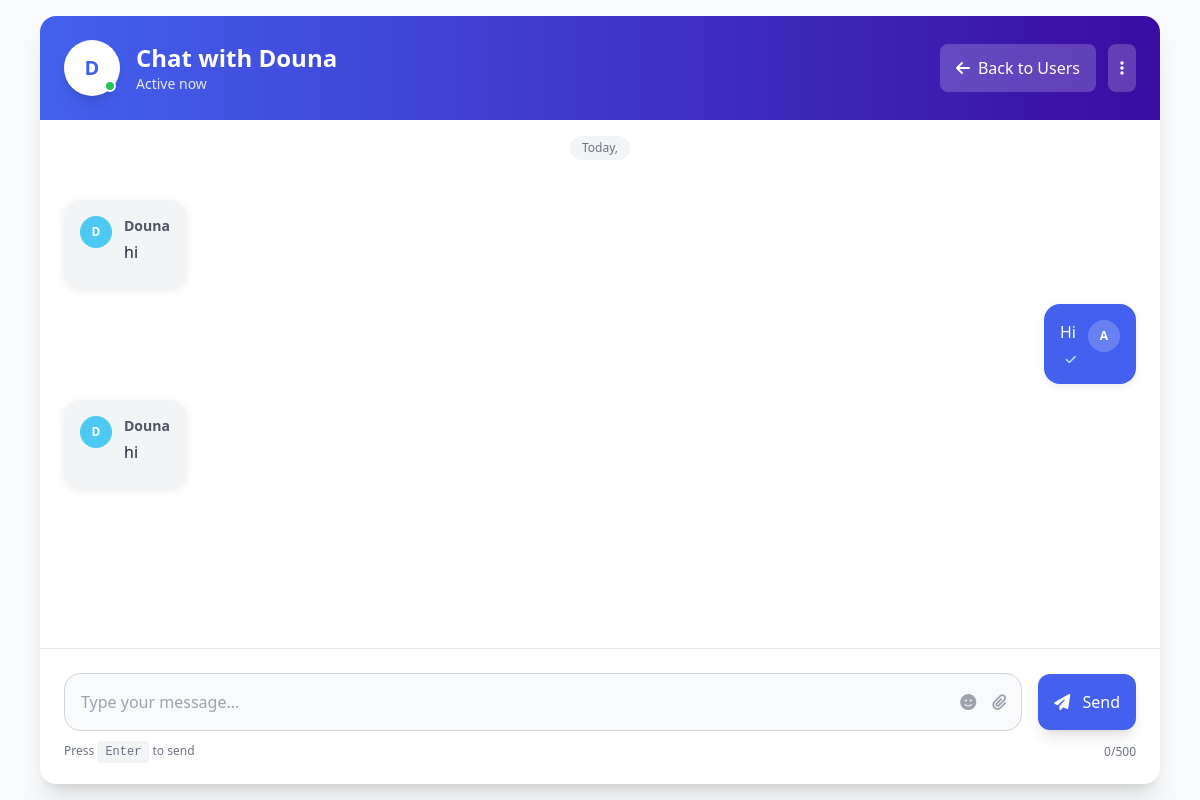
The app's page /chat/3/ (signed in) with its own data.
### chat/models.py (models this page shows, shortened)
class Message(models.Model):
    room = models.ForeignKey(ChatRoom, on_delete=models.CASCADE, related_name='messages')
    sender = models.ForeignKey(User, on_delete=models.CASCADE)
    text = models.TextField()
    created_at = models.DateTimeField(auto_now_add=True)

### chat/views.py (the view, shortened to what this page needs)
# urls.py: path('<int:user_id>/', views.chat_view, name='chat'),
@login_required(login_url='/accounts/login/')
def chat_view(request, user_id):
    other_user = get_object_or_404(User, id=user_id)
    room = get_or_create_room(request.user, other_user)
    messages = room.messages.order_by("created_at")
    return render(request, "chat/chat.html", {
    "room": room,
    "messages": messages,
    "other_user": other_user
})

### chat/utils.py (called while the page is built)
def get_or_create_room(user1, user2):
    if user1.id > user2.id:
        user1, user2 = user2, user1
    room, created = ChatRoom.objects.get_or_create(
        user1=user1,
        user2=user2
    )
    return room

### chat/templates/chat/chat.html (shortened to what this page needs)
<!DOCTYPE html>
<html lang="en">
<head>
    <script src="https://cdn.tailwindcss.com"></script>
    <link rel="stylesheet" href="https://cdnjs.cloudflare.com/ajax/libs/font-awesome/6.4.0/css/all.min.css">
</head>
<body class="bg-gray-50 min-h-screen">
    <div class="max-w-6xl mx-auto p-4 h-screen">
        <div class="bg-white rounded-2xl shadow-xl h-full flex flex-col overflow-hidden">
            <div class="bg-gradient-to-r from-primary to-secondary p-6">
                <div class="flex items-center justify-between">
                    <div class="flex items-center space-x-4">
                        <div class="relative">
                            <div class="w-14 h-14 bg-white rounded-full flex items-center justify-center text-primary font-bold text-xl shadow-lg">
                                {{ other_user.username|first|upper }}
                            </div>
                            <div class="absolute bottom-1 right-1 w-3 h-3 bg-green-500 rounded-full border-2 border-white"></div>
                        </div>
                        <div>
                            <h1 class="text-2xl font-bold text-white">Chat with {{ other_user.username }}</h1>
                            <div class="flex items-center space-x-1 text-gray-200">
                                <span class="text-sm">Active now</span>
                            </div>
                        </div>
                    </div>
                    <div class="flex space-x-3">
                        <a href="{% url 'user_list' %}" class="bg-white/20 hover:bg-white/30 text-white px-4 py-2 rounded-lg transition-colors duration-200 flex items-center space-x-2">
                            <i class="fas fa-arrow-left"></i>
                            <span>Back to Users</span>
                        </a>
                        <button class="bg-white/20 hover:bg-white/30 text-white p-3 rounded-lg transition-colors duration-200">
                            <i class="fas fa-ellipsis-v"></i>
                        </button>
                    </div>
                </div>
            </div>
            <div class="flex-1 overflow-hidden flex flex-col">
                <div class="flex items-center justify-center py-4">
                    <div class="text-xs text-gray-500 bg-gray-100 px-3 py-1 rounded-full">
                        Today, {{ "now"|date:"F j, Y" }}
                    </div>
                </div>
                <div id="chat-box" class="flex-1 overflow-y-auto p-4 md:p-6 space-y-4 chat-scrollbar">
                    {% for m in messages %}
                    <div class="fade-in {% if m.sender == request.user %}flex justify-end{% else %}flex{% endif %}">
                        <div class="max-w-xs md:max-w-md lg:max-w-lg {% if m.sender == request.user %}bg-you-message text-white{% else %}bg-gray-100 text-gray-800{% endif %} rounded-2xl p-4 shadow-message">
                            <div class="flex items-start space-x-3">
                                {% if m.sender != request.user %}
                                <div class="flex-shrink-0">
                                    <div class="w-8 h-8 rounded-full bg-other-message flex items-center justify-center text-white text-xs font-bold">
                                        {{ m.sender.username|first|upper }}
                                    </div>
                                </div>
                                {% endif %}
                                <div class="flex-1">
                                    {% if m.sender != request.user %}
                                    <div class="font-semibold text-sm {% if m.sender == request.user %}text-blue-100{% else %}text-gray-600{% endif %} mb-1">
                                        {{ m.sender.username }}
                                    </div>
                                    {% endif %}
                                    <div class="{% if m.sender == request.user %}text-white{% else %}text-gray-800{% endif %}">
                                        {{ m.text }}
                                    </div>
                                    <div class="flex justify-end mt-2">
                                        <div class="text-xs {% if m.sender == request.user %}text-blue-200{% else %}text-gray-500{% endif %}">
                                            {% if m.sender == request.user %}
                                            <i class="ml-1 fas fa-check text-xs"></i>
                                            {% endif %}
                                        </div>
                                    </div>
                                </div>
                                {% if m.sender == request.user %}
                                <div class="flex-shrink-0">
                                    <div class="w-8 h-8 rounded-full bg-white/20 flex items-center justify-center text-white text-xs font-bold">
                                        {{ m.sender.username|first|upper }}
                                    </div>
                                </div>
                                {% endif %}
                            </div>
                        </div>
                    </div>
                    {% endfor %}
                </div>
                <form method="POST" class="border-t border-gray-200 p-4 md:p-6">
                    <div class="flex items-center space-x-4">
                        <div class="flex-1 relative">
                            <input
                                type="text"
                                name="message"
                                placeholder="Type your message..."
                                autocomplete="off"
                                required
                                class="w-full p-4 pr-12 bg-gray-50 border border-gray-300 rounded-2xl focus:outline-none focus:ring-2 focus:ring-primary focus:border-transparent"
                            >
                            <div class="absolute right-3 top-1/2 transform -translate-y-1/2 flex items-center space-x-2">
                                <button type="button" class="text-gray-400 hover:text-primary p-1">
                                    <i class="fas fa-smile"></i>
                                </button>
                                <button type="button" class="text-gray-400 hover:text-primary p-1">
                                    <i class="fas fa-paperclip"></i>
                                </button>
                            </div>
                        </div>
                        <button
                            type="submit"
                            class="bg-primary hover:bg-secondary text-white p-4 rounded-xl transition-colors duration-200 shadow-lg hover:shadow-xl"
                        >
                            <i class="fas fa-paper-plane"></i>
                            <span class="hidden md:inline ml-2">Send</span>
                        </button>
                    </div>
                    <div class="flex justify-between items-center mt-3 text-xs text-gray-500">
                        <div>
                            Press <kbd class="px-2 py-1 bg-gray-100 rounded">Enter</kbd> to send
                        </div>
                        <div class="text-right">
                            <span>0/500</span>
                        </div>
                    </div>
                </form>
            </div>
        </div>
    </div>
</body>
</html>

### chat/templates/chat/chat.html (style rules this page uses)
.fade-in { animation: fadeIn 0.3s ease-in-out; }

### records on screen
Message: sender.username|first "D", sender.username "Douna", text "hi"
Message: text "Hi", sender.username|first "A"
Message: sender.username|first "D", sender.username "Douna", text "hi"

### other values on screen
{{ other_user.username|first|upper }} "D"
{{ other_user.username }} "Douna"
